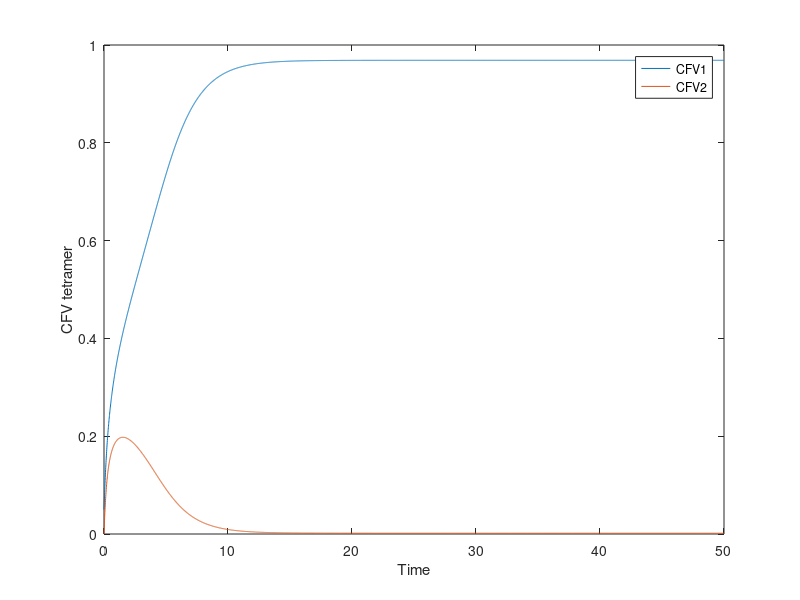

MATLAB code to generate this figure:
clear all



k3 = .8; %maximum rate constant for CELSR-FZS VANGL binding 
k4 = .6; %maximum rate constant for CELSR-FZS-VANGL dissociation

h3 = 0.2; %concentration of complexed FZD at which mutual inhibition is half max
h4 = 0.2;  %concentration of CELSR-FZS-VANGL at which auto-activation is half max

l = 2; %Hill coefficient for regulation of CELSR-FZS VANGL binding
ll = 2; %Hill coefficient for regulation of CELSR-FZS-VANGL dissociation

%Total concentrations of CELSR, VANGL and FZS
CT = 1;

tfinal = 50;
dt = .01;
nits = ceil(tfinal/dt);

%output vectors
tout = [0:dt:tfinal];
cf2out = zeros(1,nits);
cv2out = zeros(1,nits);

%Initial conditions
cv1 = 0.05;
cv2 = 0.0;

cv1out(1,1) = cv1;
cv2out(1,1) = cv2;

for i = 1:nits %iterate equations

    %cocentrations of free CELSR, VANGL and FZS
    c = CT  - cv1 -cv2;
  
    cv1_n = cv1 + dt*(k3/((cv2/h3)^l+1)*c - k4*cv1/(1+(cv1/h4)^ll));
    cv2_n = cv2 + dt*(k3/((cv1/h3)^l+1)*c - k4*cv2/(1+(cv2/h4)^ll));
   
    cv1 = cv1_n;
    cv2 = cv2_n;

    cv1out(1,i+1) = cv1;
    cv2out(1,i+1) = cv2;
end



figure(2)
clf 
plot(tout, cv1out, tout, cv2out)
axis([0 tfinal 0 CT])
xlabel('Time')
ylabel('CFV tetramer')
legend('CFV1','CFV2')
